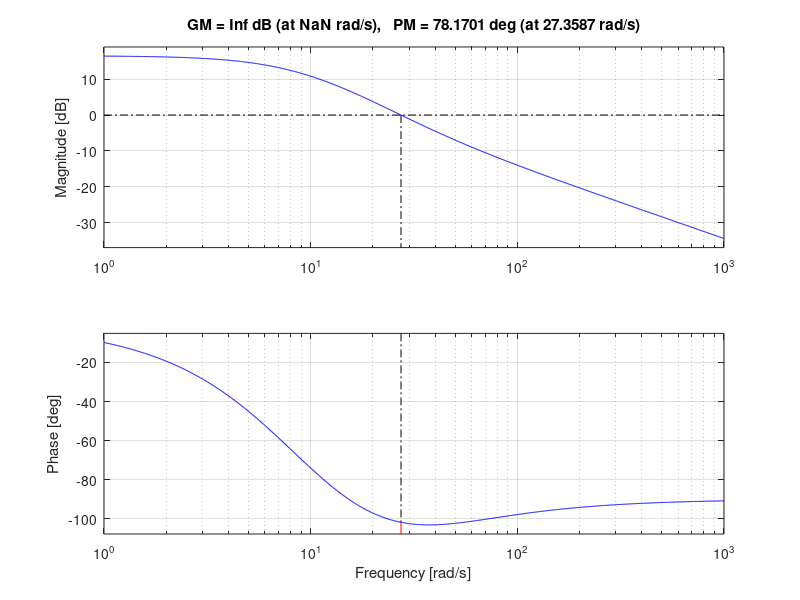

Write the MATLAB code that produced this figure. (Note: this script raises an error after producing the figure.)
clear; close all;

s=zpk('s');

G=(s+35)/(s^2+20*s+100);

C_s=19.1;

L_old=series(C_s,G);

margin(L_old);

[Gm,Pm,Wcg,Wcp]=margin(L_old); %gain margin, phase margin ,freq where Gm is measured, freq where Pm is measured

[mod_old, arg_old]=bode(L_old,Wcp);

delta_cr=smorz_S(0.2); % 20%

ts_max=1.2; %t_s<=1.2sec

wn_cr=3/(ts_max*delta_cr);

w_BW=wBwn(delta_cr)*wn_cr;

wc_new=7.5;

[modulo,argomento]=bode(L_old,wc_new);

m=1/modulo;

theta=56-(180-abs(argomento));

[tauz,taup]=generica(wc_new, m, theta);

C_lag=(1+tauz*s)/(1+taup*s);

C=series(C_s,C_lag);

L=series(C,G);

margin(L);

[modulo2,argomento2]=bode(L,wc_new);

T=feedback(L,1);

figure(2);

step(T);

grid;
